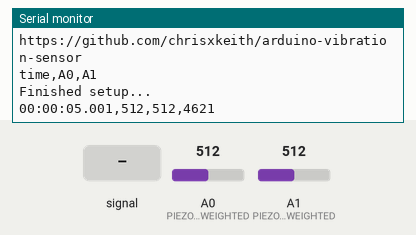
The sketch below on a simulated Arduino Uno, built with avr-gcc and run on an emulated ATmega328P. On the bench: the last lines printed to the serial monitor. The test bench sets the inputs (shaded band); at power-on: A0 (PIEZO_PIN_UNWEIGHTED) = 512, A1 (PIEZO_PIN_WEIGHTED) = 512.

Above: at 5.2 s.
5.3 s: A0 (PIEZO_PIN_UNWEIGHTED) fed a 200 Hz sine of ±81 counts around its level
At 6.6 s:
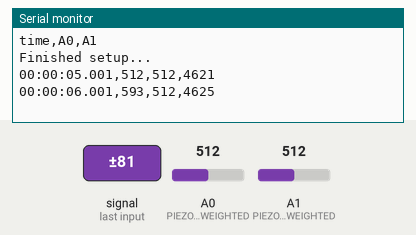
6.8 s: A0 (PIEZO_PIN_UNWEIGHTED) set to 490
At 7.5 s:
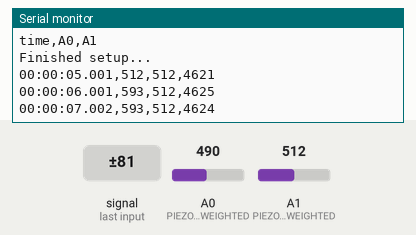
8.3 s: A1 (PIEZO_PIN_WEIGHTED) set to 490
At 9.6 s:
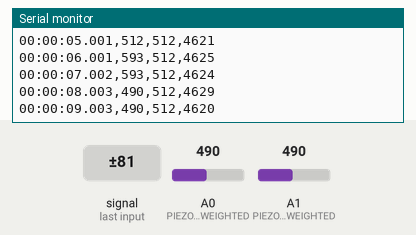
9.8 s: A1 (PIEZO_PIN_WEIGHTED) fed a 200 Hz sine of ±81 counts around its level
At 10.8 s:
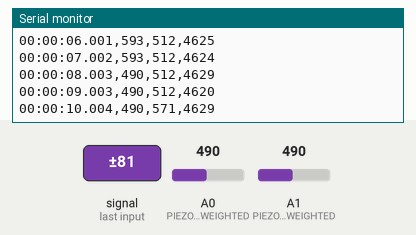
11.3 s: A0 (PIEZO_PIN_UNWEIGHTED) fed a 1000 Hz sine of ±255 counts around its level
At 12.6 s:
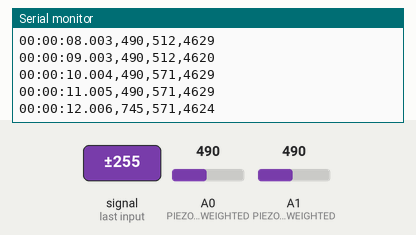
12.8 s: A1 (PIEZO_PIN_WEIGHTED) fed a 1000 Hz sine of ±255 counts around its level
At 13.5 s:
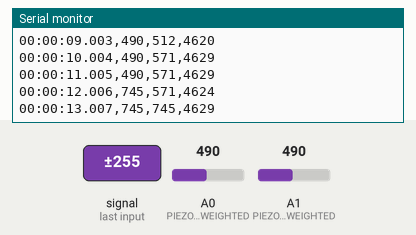
Timing chart, 0 to 15.3 s (numbered marks = the images above; inputs shaded):
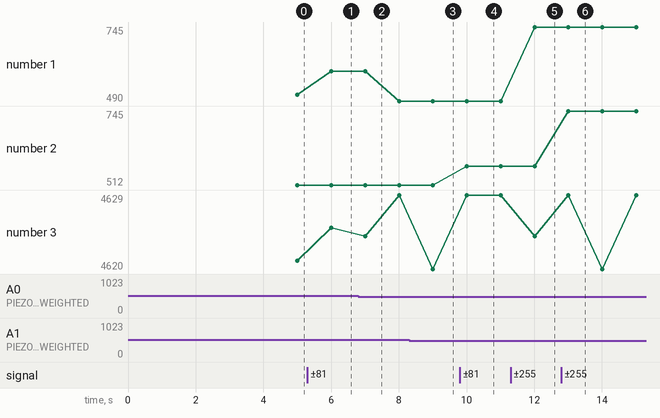

Measured:
- after the input at 5.3 s, the serial monitor: prints a new line after 0.70 s (image 1)
- after the input at 9.8 s, the serial monitor: prints a new line after 0.21 s (image 4)
- after the input at 11.3 s, the serial monitor: prints a new line after 0.71 s (image 5)
- after the input at 12.8 s, the serial monitor: prints a new line after 0.21 s (image 6)
- plotted number 1: 512 → 593 after the input at 5.3 s, 593 → 490 after the input at 6.8 s, 490 → 745 after the input at 11.3 s
- plotted number 2: 512 → 571 after the input at 9.8 s

The sketch:

arduino-vibration-sensor.ino
```cpp
// Please credit chris.keith@gmail.com .

#define USE_OLED false
#if USE_OLED
#include <U8g2lib.h>
#endif
#include <SD.h>

class Utils {
  public:
    const static bool DO_SERIAL = true;
    static void publish(String s);
    static String toString(bool b) {
      if (b) {
        return "true";
      }
      return "false";
    }
    static int setInt(String command, int& i, int lower, int upper) {
      int tempMin = command.toInt();
      if (tempMin >= lower && tempMin <= upper) {
          i = tempMin;
          return 1;
      }
      return -1;
    }
    static void getTime(String* t) {
      unsigned long now = millis();
      unsigned long allSeconds = now / 1000;
      int runMillis = now % 1000;
      int runHours = allSeconds / 3600;
      int secsRemaining = allSeconds % 3600;
      int runMinutes = secsRemaining / 60;
      int runSeconds = secsRemaining % 60;
      char buf[21];
      sprintf(buf,"%02d:%02d:%02d.%03d", runHours, runMinutes, runSeconds, runMillis);
      t->concat(buf);
    }
};

class JSonizer {
  public:
    static void addFirstSetting(String& json, String key, String val);
    static void addSetting(String& json, String key, String val);
    static String toString(bool b);
};

void JSonizer::addFirstSetting(String& json, String key, String val) {
    json.concat("\"");
    json.concat(key);
    json.concat("\":\"");
    json.concat(val);
    json.concat("\"");
}

void JSonizer::addSetting(String& json, String key, String val) {
    json.concat(",");
    addFirstSetting(json, key, val);
}

String JSonizer::toString(bool b) {
    if (b) {
        return "true";
    }
    return "false";
}

#define USE_SERIAL true

#if USE_SERIAL
class SDWriter {
  public:
    SDWriter() {
    }
    bool open(String fn) {
      return false;
    }
    void close() {
    }
    void write(String msg) {
      Utils::publish(msg);
    }
    void read(String fn) {
    }
};
#else
class SDWriter {
  private:
    File myFile;
    bool didTest = false;
  public:
    SDWriter() {
      Serial.println("Initializing SD card...");
      pinMode(10, OUTPUT);
      if (!SD.begin(10)) {
        Serial.println("SD card initialization failed!");
      } else {
        Serial.println("SD card initialization done.");
      }
    }
    bool open(String fn) {
      myFile = SD.open(fn.c_str(), FILE_WRITE);
      if (!myFile) {
        String s("error opening: ");
        s.concat(fn);
        Serial.println(s);
        return false;
      }
      return true;
    }
    void close() {
      if (myFile) {
        myFile.close();
      }
    }
    void write(String msg) {
      if (myFile) {
        myFile.println(msg.c_str());
      }
    }
    void read(String fn) {
      // can't get read() to work, but don't need it.
      if (myFile) {
        while (myFile.available()) {
          Serial.println(myFile.read());
        }
      }
    }
};
#endif

#if USE_OLED
class ScreenBuffer {
  private:
    const int         MAX_LENGTH = 12;
    int               next_line = 0;
  public:
    const static int  MAX_LINES = 4;
    String            lines_of_text[MAX_LINES];

    void addText(String msg) {
      while (msg.length() > 0) {
        if (next_line == MAX_LINES - 1) {
          for (int i = 1; i < MAX_LINES; i++) {
            lines_of_text[i - 1] = lines_of_text[i];
          }
        } else {
          next_line++;
        }
        lines_of_text[next_line] = msg.substring(0, MAX_LENGTH);
        msg.remove(0, MAX_LENGTH);
      }
    }
};

U8G2_SSD1327_EA_W128128_F_HW_I2C u8g2(U8G2_R0, U8X8_PIN_NONE);

class OLEDWrapper {
  private:
      const int     START_BASELINE = 50;
      int           baseLine = START_BASELINE;
      ScreenBuffer  screenBuffer;
      const int     SMALL_FONT_HEIGHT = 20;
  public:
    void u8g2_prepare(void) {
      u8g2.setFont(u8g2_font_fur49_tn);
      u8g2.setFontRefHeightExtendedText();
      u8g2.setDrawColor(1);
      u8g2.setFontDirection(0);
    }

    void drawEdge() {
      u8g2.drawLine(0, 0, 0, 95);
      u8g2.drawLine(0, 95, 127, 95);
      u8g2.drawLine(127, 95, 127, 0);
      u8g2.drawLine(127, 0, 0, 0);
    }

    void drawString(String s) {
      screenBuffer.addText(s);
      u8g2.firstPage();
      do {
          u8g2_prepare();
          u8g2.setFont(u8g2_font_fur11_tf);
          int baseLine = 0;
          for (int i = 0; i < screenBuffer.MAX_LINES; i++) {
            baseLine += SMALL_FONT_HEIGHT;
            u8g2.drawUTF8(6, baseLine, screenBuffer.lines_of_text[i].c_str());

          }
      } while( u8g2.nextPage() );
    }

    void drawInt(int val) {
      u8g2.firstPage();
      do {
          u8g2_prepare();
          u8g2.drawUTF8(2, this->baseLine, String(val).c_str());
          u8g2.setFont(u8g2_font_fur11_tf);
          u8g2.drawUTF8(6, this->baseLine + SMALL_FONT_HEIGHT, "Fahrenheit");
      } while( u8g2.nextPage() );
    }

    void clear() {
      u8g2.firstPage();
      do {
      } while( u8g2.nextPage() );
    }

    void shiftDisplay(int shiftAmount) {
      this->baseLine += shiftAmount;
      if (this->baseLine > 70) {
        this->baseLine = START_BASELINE;
      }
    }

    void setup_OLED() {
      pinMode(10, OUTPUT);
      pinMode(9, OUTPUT);
      digitalWrite(10, 0);
      digitalWrite(9, 0);
      u8g2.begin();
      u8g2.setBusClock(400000);
    }
};
#else
class OLEDWrapper {
  public:
    void u8g2_prepare(void) {
    }
    void drawEdge() {
    }
    void drawString(String s) {
    }
    void drawInt(int val) {
    }
    void clear() {
    }
    void shiftDisplay(int shiftAmount) {
    }
    void setup_OLED() {
    }
};
#endif

OLEDWrapper oledWrapper;

void Utils::publish(String s) {
  if (DO_SERIAL) {
    Serial.println(s);
  }
  oledWrapper.drawString(s);
}

class PublishRateHandler {
  public:
    int publishRateInSeconds = 2;

    int setPublishRate(String cmd) {
      return Utils::setInt(cmd, publishRateInSeconds, 1, 60);
    }
};
PublishRateHandler publishRateHandler;

class SensorHandler {
  private:
    const int MS_FOR_SAMPLE = 1000;
    float max_weighted = __FLT_MIN__;
    float max_unweighted = __FLT_MIN__;
    float         weighted = 0.0;
    float         unweighted = 0.0;
    int           total_reads = 0;
    const float   CUTOFF = 0.01;

    const int PIEZO_PIN_UNWEIGHTED = A0;
    const int PIEZO_PIN_WEIGHTED = A1;

    float getVoltage(int pin) {
        int piezoADC = analogRead(pin);
        return piezoADC / 1023.0 * 5.0;
    }
    void getVoltage() {
      weighted = getVoltage(PIEZO_PIN_WEIGHTED);
      unweighted = getVoltage(PIEZO_PIN_UNWEIGHTED);
    }
    void getVoltages() {
      max_weighted = __FLT_MIN__;
      max_unweighted = __FLT_MIN__;
      total_reads = 0;
      unsigned long then = millis();
      while (millis() - then < MS_FOR_SAMPLE) {
        float piezoV = getVoltage(PIEZO_PIN_WEIGHTED);
        if (piezoV > max_weighted) {
          max_weighted = piezoV;
        }
        piezoV = getVoltage(PIEZO_PIN_UNWEIGHTED);
        if (piezoV > max_unweighted) {
          max_unweighted = piezoV;
        }
        total_reads++;
      }
    }
    String buildCSV(float w, float unw) {
      String csv;
      if ((w >= CUTOFF) || (unw >= CUTOFF)) {
        // only write "non-zero" values to reduce size of CSV data.
        Utils::getTime(&csv);
        csv.concat(",");
        csv.concat(w);
        csv.concat(",");
        csv.concat(unw);
        csv.concat(",");
        csv.concat(total_reads);
      }
      return csv;
    }
  public:
    SensorHandler() {
      pinMode(PIEZO_PIN_UNWEIGHTED, INPUT);
      pinMode(PIEZO_PIN_WEIGHTED, INPUT);
    }
    String getCSVOfMax() {
      getVoltages();
      return buildCSV(max_weighted, max_unweighted);
    }
    String getCSV() {
      getVoltage();
      return buildCSV(weighted, unweighted);
    }
    String getRawValues() {
      uint16_t A0_val = 0;
      uint16_t A1_val = 0;
      uint16_t num_reads = 0;
      unsigned long then = millis();
      while (millis() - then < MS_FOR_SAMPLE) {
      uint16_t raw = analogRead(A0);
        if (raw > A0_val) {
          A0_val = raw;
        }
        raw = analogRead(A1);
        if (raw > A1_val) {
          A1_val = raw;
        }
        num_reads++;
      }
      String ret;
      const uint16_t INT_CUTOFF = 5;
      if (num_reads > 0 && (A0_val > INT_CUTOFF || A1_val > INT_CUTOFF)) {
        Utils::getTime(&ret);
        ret.concat(",");
        ret.concat(A0_val);
        ret.concat(",");
        ret.concat(A1_val);
        ret.concat(",");
        ret.concat(num_reads);
      }
      return ret;
    }
    bool sample_and_publish() {
      getVoltages();
      if (total_reads == 0) {
        return false;
      }
      Utils::publish(getCSV());
      int theDelay = publishRateHandler.publishRateInSeconds - (MS_FOR_SAMPLE / 1000);
      delay(theDelay * 1000);
      return true;
    }
    void getAverageReadTime() {
      unsigned long t = 0;
      const int NUM_READS = 100;
      for (int i = 0; i < NUM_READS; i++) {
        unsigned long now = millis();
        getVoltage(A0);
        t += (millis() - now);
      }
      String s("100 reads: ");
      s.concat(t);
      s.concat(" ms");
      Utils::publish(s);
    }
};
SensorHandler sensorHandler;

const String githubRepo("https://github.com/chrisxkeith/arduino-vibration-sensor");

class App {
  private:
    int                 lastDisplay = 0;
    int                 lastShift = 0;
    SDWriter*           sdWriter;
    unsigned int        nPublishes = 0;
    const String        CSV_FN = "VIBS.CSV";
    const unsigned long CLOSE_INTERVAL = 10 * 1000; // close and reopen every 10 seconds to flush data to card.
    unsigned long       nextClose = CLOSE_INTERVAL;
    unsigned long       mostRecentWrites = 0;

    void status() {
      Utils::publish(githubRepo);
    }

    void checkSerial() {
      if (Utils::DO_SERIAL) {
        unsigned long now = millis();
        while (Serial.available() == 0) {
          if (millis() - now > 500) {
            return;
          }
        }
        String teststr = Serial.readString();  //read until timeout
        teststr.trim();                        // remove any \r \n whitespace at the end of the String
        if (teststr == "?") {
          status();
        } else {
          String msg("Unknown command: ");
          msg.concat(teststr);
          Serial.println(msg);
        }
      }
    }
    void handleDisplay() {
      const int DISPLAY_RATE_IN_MS = 2000;
      unsigned long thisMS = millis();
      if (thisMS - lastDisplay > DISPLAY_RATE_IN_MS) {
        if (!sensorHandler.sample_and_publish()) {
          String msg("Reads failed after ");
          msg.concat(nPublishes);
          msg.concat(" publishs.");
          Utils::publish(msg);
        } else {
          nPublishes++;
        }
        const int SHIFT_RATE = 1000 * 60 * 2; // Shift display every 2 minutes to avoid OLED burn-in.
        if (thisMS - lastShift > SHIFT_RATE) {
          oledWrapper.shiftDisplay(2);
          lastShift = thisMS;
        }
        lastDisplay = thisMS;
      }
      // checkSerial();
    }
    void handleWrite() {
      String csv = sensorHandler.getRawValues();
      if (csv.length() > 0) {
        sdWriter->write(csv.c_str());
        mostRecentWrites++;
      }
      if (millis() > nextClose) {
        sdWriter->close();
        if (sdWriter->open(CSV_FN)) {
          String msg("Flushed to SD card: ");
          msg.concat(mostRecentWrites);
          msg.concat(" rows");
          Utils::publish(msg);
        }
        nextClose += CLOSE_INTERVAL;
        mostRecentWrites = 0;
      }
      // sdWriter->flush(); // why the $*&$*&! won't this compile?
    }
  public:
    void setup() {
      if (Utils::DO_SERIAL) {
        Serial.begin(57600);
        delay(1000);
      }
      Utils::publish("Started setup...");
      status();

      oledWrapper.setup_OLED();
      delay(1000);
      sdWriter = new SDWriter();
      delay(1000);
      sdWriter->open(CSV_FN);
      delay(1000);
      sdWriter->write("time,A0,A1");
      Utils::publish("Finished setup...");
    }
    void loop() {
      handleWrite();
    }
};
App app;

void setup() {
  app.setup();
}

void loop() {
  app.loop();
}
```
